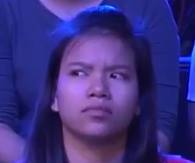
//> input picture hw06-01/DIPF2103B18DCDT003HW6012DAT/img.jpg, 195 x 163 px
$ ./DIPF2103B18DCDT003HW6012   (built with g++ and OpenCV 4)
//> lines starting //> are read from the running program, lines starting //| are printed output that depends on the picture; after the words box and inside, x2 and y2 are one past the last pixel; in counts of white or black regions, pixels touching at a corner belong together
#include "opencv2/objdetect/objdetect.hpp"
#include "opencv2/highgui/highgui.hpp"
#include "opencv2/imgproc/imgproc.hpp"

#include <iostream>
#include <stdio.h>

using namespace std;
using namespace cv;

int main()
{
    Mat image;
    image = imread("E:/hoc_tap/nam_4_ki_1/dip/hw06-01/DIPF2103B18DCDT003HW6012DAT/img.jpg", IMREAD_COLOR);
//> image is the input picture: 163 rows x 195 cols, CV_8UC3; mean B, G, R 127.1, 48.1, 60.7
    namedWindow("window1", 1);   imshow("window1", image);

    // Load Face cascade (.xml file)
    CascadeClassifier face_cascade;
    face_cascade.load("E:/hoc_tap/nam_4_ki_1/dip/hw06-01/haarcascade_frontalface_alt.xml");

    if (face_cascade.empty())
        // if(!face_cascade.load("D:\\opencv2410\\sources\\data\\haarcascades\\haarcascade_frontalface_alt.xml"))
    {
        cerr << "Error Loading XML file" << endl;
        return 0;
    }

    // Detect faces
    std::vector<Rect> faces;
    face_cascade.detectMultiScale(image, faces, 1.1, 2, 0 | CASCADE_SCALE_IMAGE, Size(30, 30));
//> faces = 1 Rect (x, y, width, height): [51, 36, 93, 93]

    // Draw circles on the detected faces
    for (int i = 0; i < faces.size(); i++)
    {
        Point center(faces[i].x + faces[i].width * 0.5, faces[i].y + faces[i].height * 0.5);
        ellipse(image, center, Size(faces[i].width * 0.5, faces[i].height * 0.5), 0, 0, 360, Scalar(255, 0, 255), 4, 8, 0);
    }
//> this loop made 1 pass
//> center on pass 1: Point(97, 82)
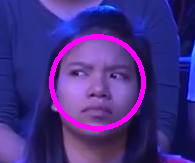
//> image: 163 rows x 195 cols, CV_8UC3; 4.52% of pixels changed, all inside (x1, y1, x2, y2) = (49, 34, 146, 131)

    imshow("Detected Face", image);

    waitKey(0);
    return 0;
}
